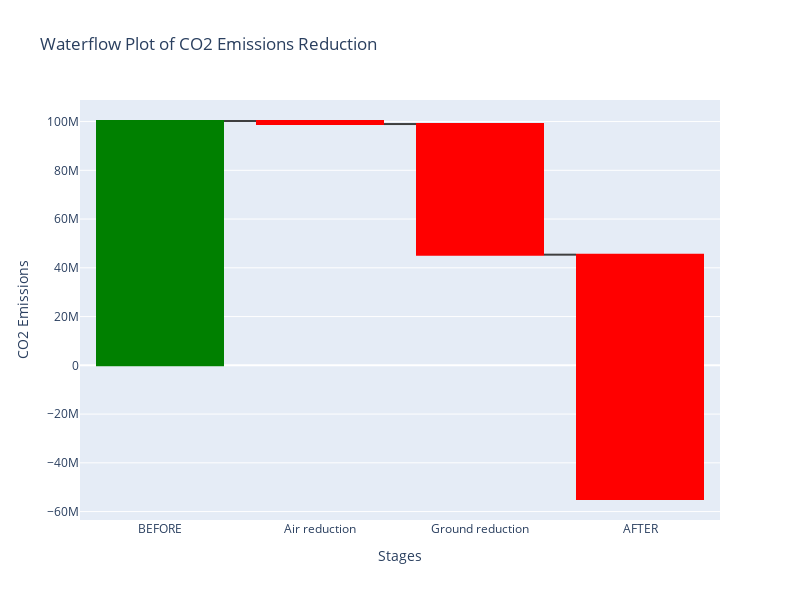

Here is the notebook cell this chart was saved with:
### Code cell
import plotly.graph_objects as go

# Provided waterflow plot values
values = {
    'BEFORE': {'TOTAL': 100229166, 'Air': 24283582, 'Ground': 2163000},
    'Air reduction': {'Air': 1246000},
    'Ground reduction': {'Ground': 53588140},
    'AFTER': {'TOTAL': 45395025, 'Air': 45044685, 'Ground': 917000}
}

# Calculate the sum of total CO2
current_status = values['BEFORE']['TOTAL']

# Calculate reductions
reduction_air = values['Air reduction'].get('Air', 0)
reduction_ground = values['Ground reduction'].get('Ground', 0)

# Create the waterfall chart
fig = go.Figure(go.Waterfall(
    name="Change in Total CO2",
    orientation="v",
    measure=["relative"] * 3,
    x=["BEFORE", "Air reduction", "Ground reduction", "AFTER"],
    y=[current_status, -reduction_air, -reduction_ground, -current_status],
    connector={"line": {"color": "rgb(63, 63, 63)"}},
    increasing={"marker": {"color": "green"}},
    decreasing={"marker": {"color": "red"}}
))

# Update layout
fig.update_layout(
    title="Waterflow Plot of CO2 Emissions Reduction",
    xaxis_title="Stages",
    yaxis_title="CO2 Emissions",
    showlegend=False,
    width=800,
    height=600
)

# Show the plot
fig.show()

### Figure 1 — Plotly figure (JSON) as saved in the notebook; plotly's stock layout.template omitted (floating-point values rounded to 4 significant figures)
{"data": [{"connector": {"line": {"color": "rgb(63, 63, 63)"}}, "decreasing": {"marker": {"color": "red"}}, "increasing": {"marker": {"color": "green"}}, "measure": ["relative", "relative", "relative"], "name": "Change in Total CO2", "orientation": "v", "type": "waterfall", "x": ["BEFORE", "Air reduction", "Ground reduction", "AFTER"], "y": [100229166, -1246000, -53588140, -100229166]}], "layout": {"height": 600, "showlegend": false, "title": {"text": "Waterflow Plot of CO2 Emissions Reduction"}, "width": 800, "xaxis": {"title": {"text": "Stages"}}, "yaxis": {"title": {"text": "CO2 Emissions"}}}}
